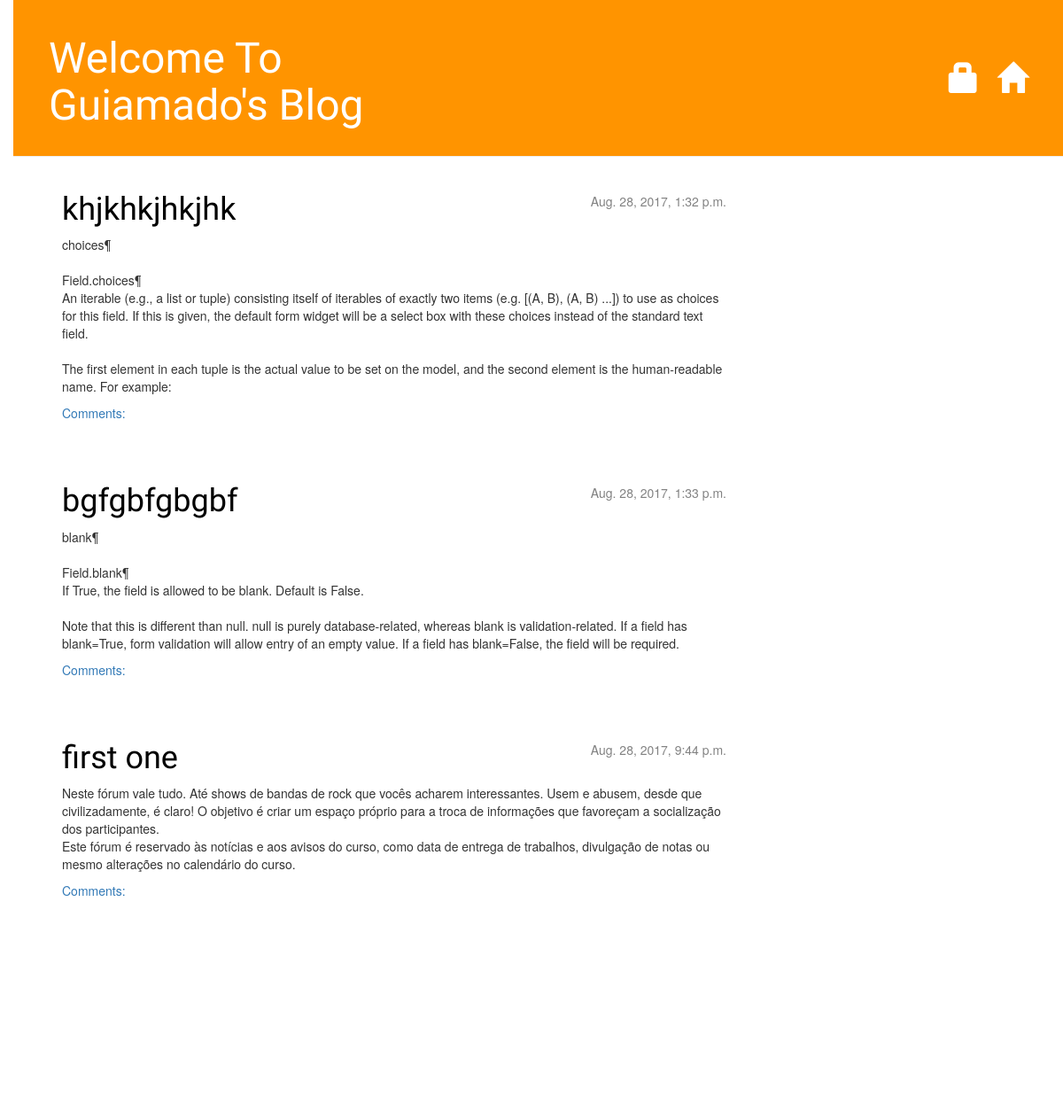
The page / on the database its author committed.
### blog/models.py (models this page shows, shortened)
class Post(models.Model):
    author = models.ForeignKey('auth.User')
    title = models.CharField(max_length=200)
    text = models.TextField()
    created_date = models.DateTimeField(
            default=timezone.now)
    published_date = models.DateTimeField(
            blank=True, null=True)

### blog/views.py (the view)
# urls.py: url(r'^$', views.post_list, name='post_list'),
def post_list(request):
    posts = Post.objects.filter(published_date__lte=timezone.now()).order_by('published_date')
    return render(request, 'blog/post_list.html', {'posts': posts})

### blog/templates/blog/post_list.html
{% extends 'blog/base.html' %}
	{% block content %}
            {% for post in posts %}
                <div class="post">
                    <div class="date">
                        {{ post.published_date }}
                    </div>
                   <h1><a href="{% url 'blog.views.post_detail' pk=post.pk %}">{{ post.title }}</a></h1>
                    <p>{{ post.text|linebreaksbr }}</p>
                    <a href="{% url 'post_detail' pk=post.pk %}">Comments: {{ post.approved_comments.count }}</a>
                </div>
            {% endfor %}
    {% endblock content %}

### blog/static/css/blog.css (style rules this page uses)
h1 a { color: green; font-family: 'Lobster'; }
body { padding-left: 15px; }
h1, h2, h3, h4 { font-family: 'Lobster', cursive; }
.date { float: right; color: #828282; }
.post { margin-bottom: 70px; }
.post h1 a, .post h1 a:visited { color: #000000; }

### rows shown on the page
Post: published_date "Aug. 28, 2017, 1:32 p.m.", title "khjkhkjhkjhk", text "choices¶ Field.choices¶ An iterable (e.g., a list or tuple) consisting itself of iterables of exactly two items (e.g. [(A, B), (A, B) ...]) to use as choices for this field. If this is given, the default form widget will be a select box with these choices instead of the standard text field. The first element in each tuple is the actual value to be set on the model, and the second element is the human-readable name. For example:"
Post: published_date "Aug. 28, 2017, 1:33 p.m.", title "bgfgbfgbgbf", text "blank¶ Field.blank¶ If True, the field is allowed to be blank. Default is False. Note that this is different than null. null is purely database-related, whereas blank is validation-related. If a field has blank=True, form validation will allow entry of an empty value. If a field has blank=False, the field will be required."
Post: published_date "Aug. 28, 2017, 9:44 p.m.", title "first one", text "Neste fórum vale tudo. Até shows de bandas de rock que vocês acharem interessantes. Usem e abusem, desde que civilizadamente, é claro! O objetivo é criar um espaço próprio para a troca de informações que favoreçam a socialização dos participantes. Este fórum é reservado às notícias e aos avisos do curso, como data de entrega de trabalhos, divulgação de notas ou mesmo alterações no calendário do curso."
